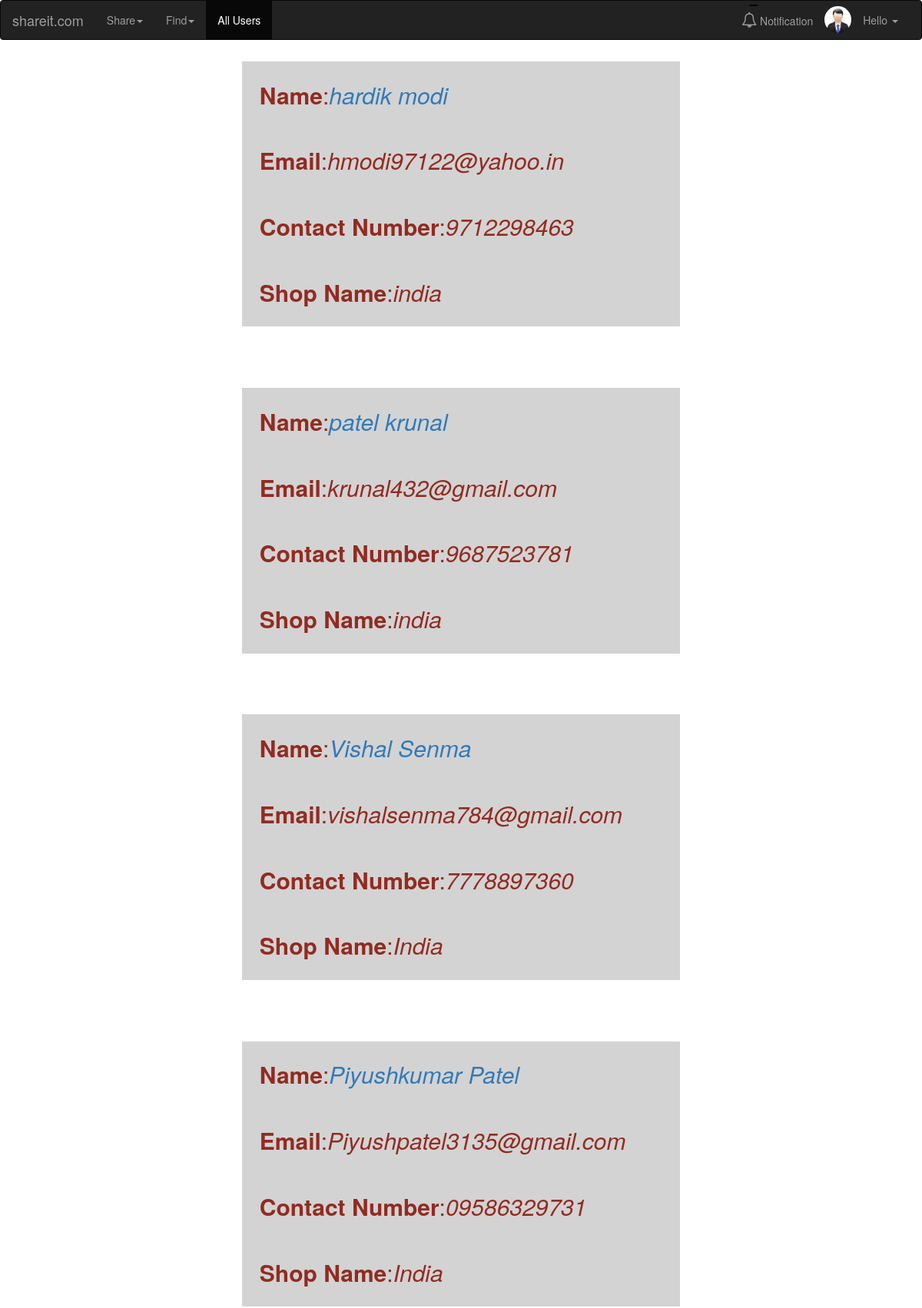
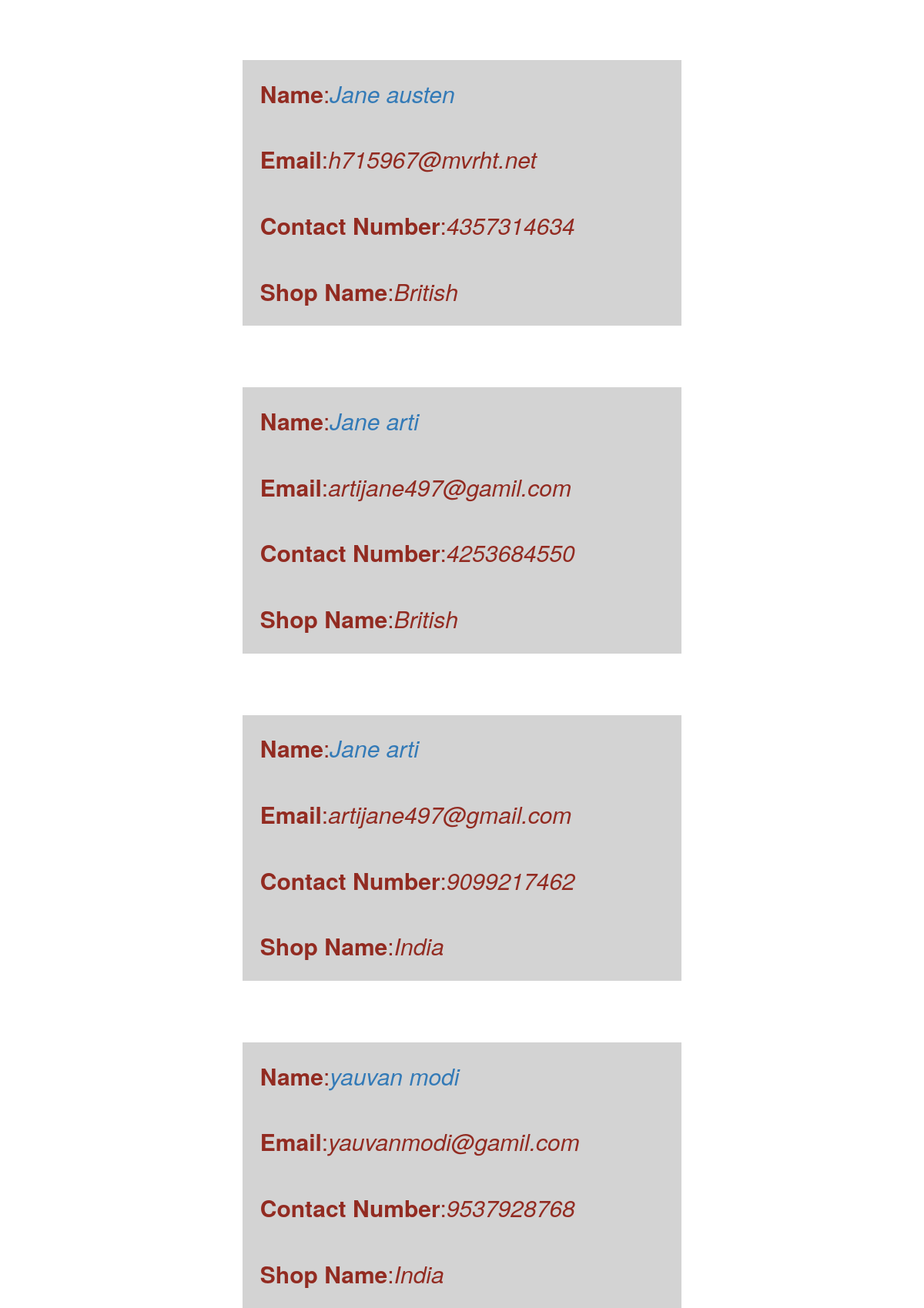
The page /allusers.php on the database its author committed (2 pictures, top to bottom).
### tables this page shows
CREATE TABLE `users` (
  `userid` int(255) NOT NULL,
  `firstname` varchar(32) DEFAULT NULL,
  `lastname` varchar(32) DEFAULT NULL,
  `email` varchar(100) DEFAULT NULL,
  `password` mediumtext,
  `contactnumber` varchar(12) DEFAULT NULL,
  `country` varchar(100) DEFAULT NULL,
  `image` varchar(100) DEFAULT NULL,
  `current` varchar(100) DEFAULT NULL
);

### allusers.php (the view, shortened to what this page needs)
<?php
require 'common.php';
?>
<!DOCTYPE html>
<html lang="en">
<head>
  <link rel="stylesheet" href="https://maxcdn.bootstrapcdn.com/bootstrap/3.3.7/css/bootstrap.min.css">
  <link rel="stylesheet" href="https://cdnjs.cloudflare.com/ajax/libs/font-awesome/4.7.0/css/font-awesome.min.css">
</head>
<body>
<nav class="navbar navbar-inverse" style="position: fixed;width: 100%;">
  <div class="container-fluid">
    <div class="navbar-header">
      <a class="navbar-brand" href="home.php">shareit.com</a>
    </div>
    <div class="collapse navbar-collapse" id="myNavbar">
      <ul class="nav navbar-nav">
        <li class="dropdown"><a class="dropdown-toggle" data-toggle="dropdown" href="#">Share<span class="caret"></span></a>
        </li>
        <li class="dropdown"><a class="dropdown-toggle" data-toggle="dropdown" href="#">Find<span class="caret"></span></a>
        </li>
        <li class="active"><a href="#">All Users</a></li>
      </ul>
      <ul class="nav navbar-nav navbar-right">
      <li><a href="notification.php" onclick="zero(<?php echo $_SESSION['id']; ?>);"><i class="fa fa-bell-o" style="font-size:20px;"></i> Notification <div class="count" style="margin-left:9%;margin-top:-33%;border:1px solid black;padding-left:2%;background-color:red;border-radius: 50%;color:white;width:15%;"></div></a></li>
      <?php
         if($profile['image'] == ""){
            echo "<img width='200px' height='200px' src='pictures/profile.png' alt='Default Profile Pic' style='width:35px;height:35px;float:left;margin-top:3%;border-radius: 50%;'>";
            } else {
            echo "<img width='150px' height='150px' src='pictures/".$profile['image']."' alt='Profile Pic' style='width:35px;height:35px;float:left;margin-top:3%;border-radius: 50%;'>";
            }
    ?>
           <li class="dropdown">
          <a class="dropdown-toggle" data-toggle="dropdown" href="#">Hello <?php echo $_SESSION['firstname']."  ".$_SESSION['lastname'];?><span class="caret"></span></a>
        </li>
      </ul>
    </div>
  </div>
</nav>
<?php
            $user1_query = "SELECT * FROM users WHERE userid!='$_SESSION[id]'";
            $user1_result = mysqli_query($con,$user1_query);
            $rows1=mysqli_num_rows($user1_result);
            ?>
    <?php
                while($rows1>0){
                  $row1=mysqli_fetch_array($user1_result);
                  ?>
                  <div class="container">
      <div class="profile" style="margin-left:25%; margin-top:7%;font-size: 30px;font-style:Palatino;color:#922B21; background-color: lightgrey;width:50%;padding:2%;">
      <div class="user">
        <b>Name</b>:<a href="userprofile.php?user_id=<?php echo $row1['userid']; ?>"><i><?php echo $row1['firstname']."  ".$row1['lastname']; ?></i></a>
      </div>
      <br>
      <div class="user">
        <b>Email</b>:<i><?php echo $row1['email']; ?></i>
      </div>
      <br>
      <div class="user">
        <b>Contact Number</b>:<i><?php echo $row1['contactnumber']; ?></i>
      </div>
      <br>
      <div class="user">
        <b>Shop Name</b>:<i><?php echo $row1['country']; ?></i>
      </div>
     </div>
      </div>
    <?php
              $rows1=$rows1-1;
              }
                ?>
</body>
</html>

### rows shown on the page
users: firstname "hardik", lastname "modi", email "hmodi97122@yahoo.in", contactnumber "9712298463", country "india"
users: firstname "patel", lastname "krunal", email "krunal432@gmail.com", contactnumber "9687523781", country "india"
users: firstname "Vishal", lastname "Senma", email "vishalsenma784@gmail.com", contactnumber "7778897360", country "India"
users: firstname "Piyushkumar", lastname "Patel", email "Piyushpatel3135@gmail.com", contactnumber "09586329731", country "India"
users: firstname "Jane", lastname "austen", email "h715967@mvrht.net", contactnumber "4357314634", country "British"
users: firstname "Jane", lastname "arti", email "artijane497@gamil.com", contactnumber "4253684550", country "British"
users: firstname "Jane", lastname "arti", email "artijane497@gmail.com", contactnumber "9099217462", country "India"
users: firstname "yauvan", lastname "modi", email "yauvanmodi@gamil.com", contactnumber "9537928768", country "India"
